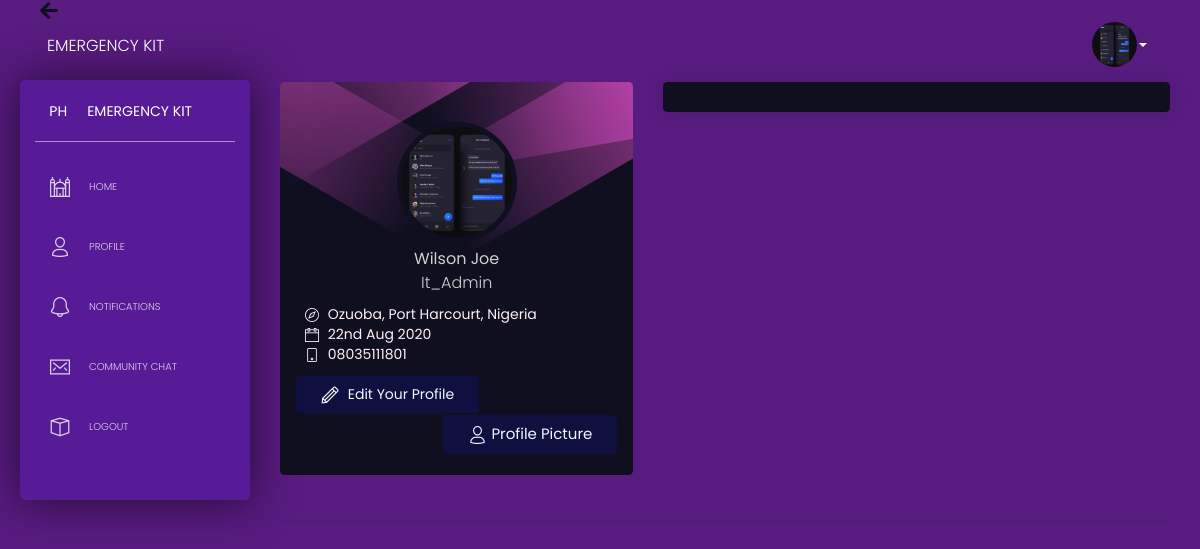
The page /profile (signed in) on the database its author committed.
### app/models.py (models this page shows, shortened)
class User(UserMixin, db.Model):
	id = db.Column(db.Integer, primary_key=True, unique=True)
	name = db.Column(db.String(), nullable=False)
	number = db.Column(db.Integer(), nullable=False)
	gender = db.Column(db.String(), nullable=False)
	password = db.Column(db.String(), nullable=False)
	profile_image = db.Column(db.String(), nullable=False, default="default.jpg")
	user_type = db.Column(db.String(), nullable=False, default="citizen")
	location = db.Column(db.String(), nullable=True)
	date_joined = db.Column(db.DateTime(), nullable=False, default=datetime.utcnow)
	account_pend = db.Column(db.Boolean(), nullable=True)
	date_pended = db.Column(db.DateTime(), nullable=True)
	incidence = db.relationship("Incidence", backref="author", lazy=True)
	safe = db.relationship("Safe", backref="marker", lazy=True)
	comment = db.relationship("Comment", backref="comm_ent", lazy=True)
	message_sent = db.relationship("Message", backref="author", lazy=True)
	marked = db.relationship('Marking', foreign_keys=[Marking.marker_id],\
		backref=db.backref('marker', lazy='joined'), lazy='dynamic',\
		cascade='all, delete-orphan')
	notify_carrier = db.relationship('Notifications',\
		foreign_keys='Notifications.carrier_id',\
		backref='n_carrier', lazy='dynamic')
	notify_reciever = db.relationship('Notifications',\
		foreign_keys='Notifications.reciever_id',\
		backref='n_reciever', lazy='dynamic')

### app/routes/user.py (the view)
@app.route('/profile')
def profile():
	if current_user.is_authenticated:
		return render_template('user/profile.html')
	else:
		return redirect(url_for('login'))

### app/models.py (called while the page is built)
@login_manager.user_loader
def load_user(id):
	return User.query.get(int(id))

### app/templates/user/profile.html (shortened to what this page needs)
{% extends 'base.html' %}
{% block body_content %}
      <div class="content" id="content_body">
        <div class="row">
          <div class="col-md-5">
            <div class="card card-user profile_card">
              <div class="card-body">
                <p class="card-text">
                  <div class="author">
                    <div class="block block-one"></div>
                    <div class="block block-two"></div>
                    <div class="block block-three"></div>
                    <div class="block block-four"></div>
                    <div class="full_profile_image_body d-flex justify-content-center">
                      <div style="background-image: url('/static/img/{{current_user.profile_image}}');" class="ratio upper-img-responsive img-circle user_profile_picture" id="profile_picture_div" data-toggle="modal" data-target="#exampleModal"></div>
                    </div>
                    <h5 class="username">{{current_user.name}}</h5>
                    <p class="description">
                      {{current_user.user_type.title()}}
                    </p>
                  </div>
                </p>
                <div class="card-description bio_div">
                  <div id="profile_locations">
                    {% if current_user.location == None or current_user.location == "" %}
                    {% else %}
                      <p class="profile_location"><i class="tim-icons icon-compass-05"></i> {{current_user.location}}</p>
                    {% endif %}
                    <p class="profile_location"><i class="tim-icons icon-calendar-60"></i> {{current_user.date_joined.strftime('%dnd %b %Y')}}</p>
                    <p class="profile_location"><i class="tim-icons icon-mobile"></i> 0{{current_user.number}}</p>
                  </div>
                </div>
              </div>
              <div class="card-footer">
                <div class="button-container">
                  <button class="float-left msg_btn to_editprofile"> <i class="tim-icons icon-pencil"></i> <span class="btns_txt">Edit Your Profile</span></button>
                  <label for="image" class="float-right profile_pic_btn"> <i class="tim-icons icon-single-02"></i><span class="btns_txt">Profile Picture</span></label>
                </div>
              </div>
            </div>
          </div>
          <div class="col-md-7">
            <div class="card" style="background: #0f0f20;">
              <div class="card-body">
              </div>
            </div>
          </div>
        </div>
        <hr>
      </div>
{% endblock %}

### app/templates/base.html (shortened to what this page needs)
<!DOCTYPE html>
<html lang="en">
<head>
  <link href="https://use.fontawesome.com/releases/v5.0.6/css/all.css" rel="stylesheet">
  <link href="/static/assets/css/nucleo-icons.css" rel="stylesheet" />
  <link href="/static/assets/css/black-dashboard.css?v=1.0.0" rel="stylesheet" />
  <link rel="stylesheet" type="text/css" href="/static/css/style.css">
</head>
{% block body %}
<body class="" id="body">
  <div class="wrapper">
    <div class="sidebar position-fixed" style="background: #581b98; height: 420px !important;" id="sidebar_body">
      <div class="sidebar-wrapper">
        <div class="logo">
          <a href="javascript:void(0)" class="simple-text logo-mini">
            PH
          </a>
          <a href="javascript:void(0)" class="simple-text logo-normal">
            Emergency Kit
          </a>
        </div>
        <ul class="nav">
          <li>
            <a href="{{url_for('home')}}" class="">
              <i class="tim-icons icon-istanbul"></i>
              <p>Home</p>
            </a>
          </li>
          <li>
            <a href="{{url_for('profile')}}" class="">
              <i class="tim-icons icon-single-02"></i>
              <p>Profile</p>
            </a>
          </li>
          <li>
            <a href="{{url_for('alerts')}}" class="">
              <i class="tim-icons icon-bell-55"></i>
              <p>Notifications</p>
            </a>
          </li>
          <li>
            <a href="javascript:void(0)" class="">
              <i class="tim-icons icon-email-85"></i>
              <p>Community Chat</p>
            </a>
          </li>
          <li>
            <a href="{{url_for('logout')}}" class="">
              <i class="tim-icons icon-app"></i>
              <p>Logout</p>
            </a>
          </li>
        </ul>
      </div>
    </div>
    <div class="main-panel">
      <br>
      <div id="back_button">
        <i class="fa fa-arrow-left" id="back_arrow"></i>
      </div>
      <nav class="navbar navbar-expand-lg navbar-absolute navbar-transparent" id="navbar">
        <div class="container-fluid">
          <div class="navbar-wrapper">
            <a class="navbar-brand" href="javascript:void(0)">Emergency Kit</a>
          </div>
          <div class="collapse navbar-collapse" id="navigation">
            <ul class="navbar-nav ml-auto">
              <li class="dropdown nav-item">
                <a href="#" class="dropdown-toggle nav-link" data-toggle="dropdown">
                  <img src="/static/img/{{current_user.profile_image}}" class="current_user_img">
                  <b class="caret d-none d-lg-block d-xl-block"></b>
                </a>
              </li>
            </ul>
          </div>
        </div>
      </nav>
      {% block body_content %}
      {% endblock %}
    </div>
  </div>
</body>
{% endblock %}
</html>

### app/static/css/style.css (style rules this page uses)
.sidebar { height: 640px !important; }

### app/templates/user/profile.html (style rules this page uses)
.profile_card { background: #0f0f20; box-shadow: none; }
.bio_div { margin-top: 6px !important; margin-bottom: -25px !important; }
.msg_btn { box-shadow: none !important; background: #0f0f40 !important; outline: 0px !important; padding: 8px 25px; border-radius: 5px; border: 1px solid #0f0f20 !important; transition: 0.2s linear !important; transition-delay: 0.2s !important; color: aliceblue; }
#profile_locations { margin-left: 10px; }
#profile_locations i { margin-right: 5px; }
#profile_locations p { font-weight: 400; color: lavenderblush; margin-top: -6px; }
.msg_btn i { font-size: 18px; margin-right: 5px; }
.upper-img-responsive { vertical-align: middle !important; background-size: cover !important; background-position: center center !important; display: block; }
.user_profile_picture { border-radius: 50%; background-position: center center !important; vertical-align: middle !important; background-color: black !important; background-repeat: no-repeat !important; width: 120px; height: 120px; position: relative; border: 5px solid #0f0f20; cursor: pointer; }
.username { margin-top: 6px; margin-bottom: 1px; font-size: 16px; }
.profile_pic_btn { box-shadow: none !important; background: #0f0f40 !important; outline: 0px !important; padding: 8px 25px; border-radius: 5px; border: 1px solid #0f0f20 !important; transition: 0.2s linear !important; transition-delay: 0.2s !important; color: aliceblue !important; cursor: pointer; font-size: 15px !important; }
.profile_pic_btn i { font-size: 18px; margin-right: 5px; }

### app/templates/base.html (style rules this page uses)
.current_user_img { width: 45px; height: 45px; border-radius: 50%; position: relative !important; vertical-align: middle !important; display: block !important; }
.main-panel { background: #581b80; user-select: none; -webkit-user-select: none; -moz-user-select: none; margin-top: -22px; }
.content { background: #581b80; user-select: none; -webkit-user-select: none; -moz-user-select: none; }
#back_button { cursor: pointer !important; margin-bottom: -20px; }
#back_button i { color: #0f0f20 !important; font-weight: bold; font-size: 20px; cursor: pointer !important; margin-left: 40px; }

### rows shown on the page
User: profile_image (picture), name "Wilson Joe", user_type "It_Admin", location "Ozuoba, Port Harcourt, Nigeria", date_joined "22nd Aug 2020", number "8035111801"
